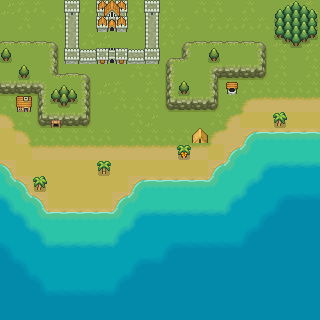

This game map was drawn from its Tiled (.tmx) file and the tilesets committed beside it. A one-line description and the full map source follow:
An orthogonal 20x20 tile map with 16x16 px tiles, 5 tile layers (Floor, More trees, Hills, Forest, ...).

<map version="1.10" tiledversion="1.10.2" orientation="orthogonal" renderorder="right-down" width="20" height="20" tilewidth="16" tileheight="16" infinite="0" nextlayerid="7" nextobjectid="1">
 <tileset firstgid="1" name="punyworld-overworld-tileset" tilewidth="16" tileheight="16" tilecount="1755" columns="27">
  <image source="worldTiles.png" width="432" height="1040" />
 </tileset>
 <layer id="1" name="Floor" width="20" height="20">
  <data encoding="csv">
57,28,28,1,1,28,3,3,55,55,55,1,55,55,1,55,1,1,28,28,
1,55,1,55,1,1,28,28,28,3,28,28,1,28,28,28,28,1,57,28,
55,28,57,57,1,29,57,1,1,3,55,1,1,55,55,55,3,57,57,57,
28,28,28,28,29,3,57,1,28,3,3,28,28,28,28,55,55,55,1,28,
55,55,1,55,55,1,1,1,55,55,3,29,55,55,55,57,1,55,1,55,
28,1,1,28,28,28,57,28,1,28,1,3,28,28,28,55,55,55,55,55,
55,1,55,55,1,1,1,55,55,55,55,1,55,55,55,23,24,24,24,24,
25,55,29,29,1,29,1,1,29,3,1,1,1,29,23,14,39,39,39,39,
15,25,29,29,29,29,29,1,29,29,29,29,29,23,26,283,284,284,284,284,
39,15,24,24,24,24,24,24,24,24,24,24,24,14,283,286,311,311,311,311,
285,39,39,39,39,39,39,39,39,39,39,39,39,283,286,311,531,289,289,289,
287,285,39,39,39,39,39,39,283,284,284,284,284,286,311,531,291,316,316,316,
290,287,285,39,39,39,39,283,286,311,311,311,311,311,531,291,316,455,537,537,
292,290,287,284,284,284,284,286,531,289,289,289,289,289,291,316,374,296,564,564,
559,292,290,311,311,311,311,531,291,559,559,559,559,559,559,455,296,564,564,564,
457,559,292,289,289,289,289,291,559,559,536,537,537,537,537,296,564,564,564,564,
297,457,559,559,559,559,559,559,536,537,296,564,564,564,564,564,564,564,564,564,
483,297,538,559,559,559,559,536,296,564,564,564,564,564,564,564,564,564,564,564,
483,483,297,537,537,537,456,296,483,483,483,483,483,483,483,564,483,564,564,564,
564,564,564,564,564,564,564,564,564,564,564,564,564,564,564,564,564,564,564,564
</data>
 </layer>
 <layer id="6" name="More trees" width="20" height="20">
  <data encoding="csv">
0,0,0,0,0,0,0,0,0,0,0,0,0,0,0,0,0,190,191,192,
0,0,0,0,0,0,0,0,0,0,0,0,0,0,0,0,0,217,218,219,
0,0,0,0,0,0,0,0,0,0,0,0,0,0,0,0,0,244,245,246,
0,0,0,0,0,0,0,0,0,0,0,0,0,0,0,0,0,0,0,0,
0,0,0,0,0,0,0,0,0,0,0,0,0,0,0,0,0,0,0,0,
0,0,0,0,0,0,0,0,0,0,0,0,0,0,0,0,0,0,0,0,
0,0,0,0,0,0,0,0,0,0,0,0,0,0,0,0,0,0,0,0,
0,0,0,0,0,0,0,0,0,0,0,0,0,0,0,0,0,0,0,0,
0,0,0,0,0,0,0,0,0,0,0,0,0,0,0,0,0,0,0,0,
0,0,0,0,0,0,0,0,0,0,0,0,0,0,0,0,0,0,0,0,
0,0,0,0,0,0,0,0,0,0,0,0,0,0,0,0,0,0,0,0,
0,0,0,0,0,0,0,0,0,0,0,0,0,0,0,0,0,0,0,0,
0,0,0,0,0,0,0,0,0,0,0,0,0,0,0,0,0,0,0,0,
0,0,0,0,0,0,0,0,0,0,0,0,0,0,0,0,0,0,0,0,
0,0,0,0,0,0,0,0,0,0,0,0,0,0,0,0,0,0,0,0,
0,0,0,0,0,0,0,0,0,0,0,0,0,0,0,0,0,0,0,0,
0,0,0,0,0,0,0,0,0,0,0,0,0,0,0,0,0,0,0,0,
0,0,0,0,0,0,0,0,0,0,0,0,0,0,0,0,0,0,0,0,
0,0,0,0,0,0,0,0,0,0,0,0,0,0,0,0,0,0,0,0,
0,0,0,0,0,0,0,0,0,0,0,0,0,0,0,0,0,0,0,0
</data>
 </layer>
 <layer id="2" name="Hills" width="20" height="20">
  <data encoding="csv">
0,0,0,0,0,0,0,0,0,0,0,0,0,0,0,0,0,0,0,0,
0,0,0,0,0,0,0,0,0,0,0,0,0,0,0,0,0,0,0,0,
110,110,110,111,0,0,0,0,0,0,0,109,110,110,110,110,111,0,0,0,
137,137,137,138,0,84,0,0,0,0,109,112,1,1,1,1,138,0,0,0,
137,137,0,113,110,111,0,0,0,0,136,1,1,140,164,164,165,0,0,0,
164,164,139,137,137,138,0,0,0,0,136,1,1,138,0,0,0,0,0,0,
0,0,136,137,0,138,0,0,0,0,163,164,164,165,0,0,0,0,0,0,
0,0,163,128,164,165,0,0,0,0,0,0,0,0,0,0,0,0,0,0,
0,0,0,0,0,0,0,0,0,0,0,0,0,0,0,0,0,0,0,0,
0,0,0,0,0,0,0,0,0,0,0,0,0,0,0,0,0,0,0,0,
0,0,0,0,0,0,0,0,0,0,0,0,0,0,0,0,0,0,0,0,
0,0,0,0,0,0,0,0,0,0,0,0,0,0,0,0,0,0,0,0,
0,0,0,0,0,0,0,0,0,0,0,0,0,0,0,0,0,0,0,0,
0,0,0,0,0,0,0,0,0,0,0,0,0,0,0,0,0,0,0,0,
0,0,0,0,0,0,0,0,0,0,0,0,0,0,0,0,0,0,0,0,
0,0,0,0,0,0,0,0,0,0,0,0,0,0,0,0,0,0,0,0,
0,0,0,0,0,0,0,0,0,0,0,0,0,0,0,0,0,0,0,0,
0,0,0,0,0,0,0,0,0,0,0,0,0,0,0,0,0,0,0,0,
0,0,0,0,0,0,0,0,0,0,0,0,0,0,0,0,0,0,0,0,
0,0,0,0,0,0,0,0,0,0,0,0,0,0,0,0,0,0,0,0
</data>
 </layer>
 <layer id="3" name="Forest" width="20" height="20">
  <data encoding="csv">
0,0,0,0,0,0,0,0,0,0,0,0,0,0,0,0,0,0,0,0,
0,0,0,0,0,0,0,0,0,0,0,0,0,0,0,0,0,0,0,0,
0,0,0,0,0,0,0,0,0,0,0,0,0,0,0,0,0,0,0,0,
234,0,0,0,0,0,0,0,0,0,0,0,0,234,0,0,0,0,0,0,
0,207,0,0,0,0,0,0,0,0,0,0,0,0,0,0,0,0,0,0,
0,0,0,199,201,0,0,0,0,0,0,207,0,0,0,0,0,0,0,0,
0,0,0,253,255,0,0,0,0,0,0,0,0,0,0,0,0,0,0,0,
0,0,0,0,0,0,0,0,0,0,0,0,0,0,0,0,0,838,0,0,
0,0,0,0,0,0,0,0,0,0,0,0,0,0,0,0,0,0,0,0,
0,0,0,0,0,0,0,0,0,0,0,759,0,0,0,0,0,0,0,0,
0,0,0,0,0,0,760,0,0,0,0,0,0,0,0,0,0,0,0,0,
0,0,838,0,0,0,0,0,0,0,0,0,0,0,0,0,0,0,0,0,
0,209,209,209,209,209,209,209,209,209,0,0,0,0,0,0,0,0,0,0,
209,209,209,209,209,209,209,209,209,209,0,0,0,0,0,0,0,0,0,0,
0,0,0,0,0,0,0,0,0,0,0,0,0,0,0,0,0,0,0,0,
0,0,0,0,0,0,0,0,0,0,0,0,0,0,0,0,0,0,0,0,
0,0,0,0,0,0,0,0,0,0,0,0,0,0,0,0,0,0,0,0,
0,0,0,0,0,0,0,0,0,0,0,0,0,0,0,0,0,0,0,0,
0,0,0,0,0,0,0,0,0,0,0,0,0,0,0,0,0,0,0,0,
0,0,0,0,0,0,0,0,0,0,0,0,0,0,0,0,0,0,0,0
</data>
 </layer>
 <layer id="4" name="Cities" width="20" height="20">
  <data encoding="csv">
0,0,0,0,717,0,715,716,0,717,0,0,0,0,0,0,0,0,0,0,
0,0,0,0,744,0,742,743,0,744,0,0,0,0,0,0,0,0,0,0,
0,0,0,0,744,0,0,0,0,744,0,0,0,0,0,0,0,0,0,0,
0,0,0,0,801,800,740,741,800,801,1179,0,0,0,0,0,0,0,0,0,
0,0,0,0,0,0,0,0,0,0,0,0,0,0,0,0,0,0,0,0,
0,0,0,0,0,0,0,0,0,0,0,0,0,0,815,0,0,0,0,0,
0,710,0,0,0,0,0,0,0,0,0,0,0,0,0,0,0,0,0,0,
0,0,0,0,0,0,0,0,0,0,0,0,0,0,0,0,0,658,0,0,
0,0,0,0,0,0,0,0,0,0,0,0,707,0,0,0,0,0,0,0,
658,0,0,0,0,0,0,0,0,0,0,0,0,0,0,0,0,0,0,0,
0,0,0,658,0,0,0,0,0,0,0,658,0,0,0,0,0,0,0,0,
0,0,0,0,0,0,658,0,0,0,0,0,0,0,0,0,0,0,0,0,
0,0,0,0,0,0,0,0,0,0,0,0,0,0,0,0,0,0,0,0,
0,0,0,0,0,0,0,0,0,0,0,0,0,0,0,0,0,0,0,0,
0,0,0,0,0,0,0,0,0,0,0,0,0,0,0,0,0,0,0,0,
0,0,0,0,0,0,0,0,0,0,0,0,0,0,0,0,0,0,0,0,
0,0,0,0,0,0,0,0,0,0,0,0,0,0,0,0,0,0,0,0,
0,0,0,0,0,0,0,0,0,0,0,0,0,0,0,0,0,0,0,0,
0,0,0,0,0,0,0,0,0,0,0,0,0,0,0,0,0,0,0,0,
0,0,0,0,0,0,0,0,0,0,0,0,0,0,0,0,0,0,0,0
</data>
 </layer>
</map>